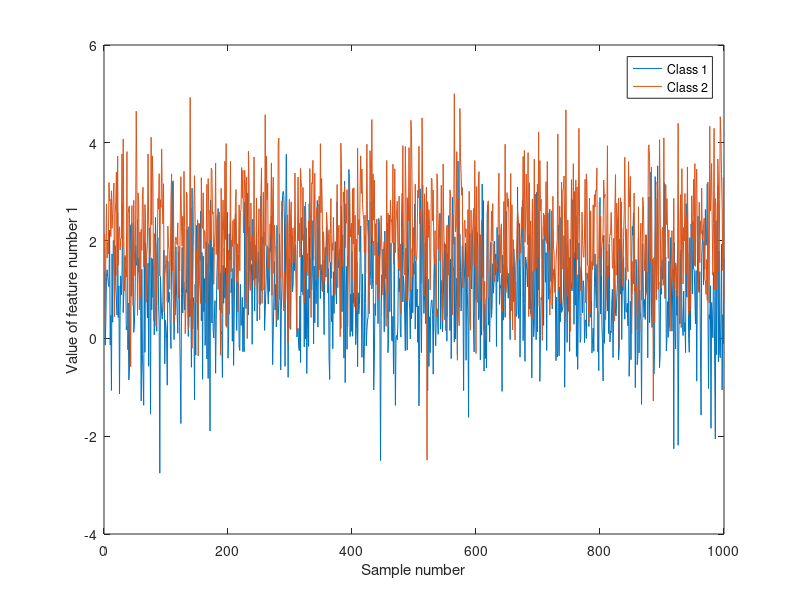

The MATLAB script that drew this image: (Note: this script raises an error after producing the figure.)
% Usage example for blrClassifier class
% The .blrClassifier folder must be in the MATLAB path

% Let's make a fake dataset
% we want to have 100 feature with a class specific average
numOfFeatures = 100;
numOfClass1Samples = 1000;
numOfClass2Samples = 1000;

% Prepare simulated data for the two classes
class1Average = 1;
class2Average = 2;
class1Data = class1Average + ones(numOfClass1Samples, numOfFeatures) .* randn(numOfClass1Samples, numOfFeatures);
class2Data = class2Average + ones(numOfClass1Samples, numOfFeatures) .* randn(numOfClass2Samples, numOfFeatures);

% Prepare labels for the two classes
class1Label = -1;
class2Label = +1;
class1Target = class1Label * ones(numOfClass1Samples, 1);
class2Target = class2Label * ones(numOfClass2Samples, 1);

% Visulizing first feature of train data
figure
plot([class1Data(:, 1) class2Data(:, 1)])
xlabel('Sample number');
ylabel('Value of feature number 1');
legend('Class 1', 'Class 2');

% Now let's creat a blrClassifier object
settings = struct(); % We want every setting to be set as diffault so settings will be an empty struct
blrClassifierObject = blrClassifier(settings);

% Now lets traing the classifier
trainData = [class1Data; class2Data]; % Vertically Concatenate the train data of the two classes
trainTarget = [class1Target; class2Target]; % Vertically Concatenate the target labels data of the two classes
blrClassifierObject.train(trainData, trainTarget);


% Now let's create some test data and classify them with the classifier
testDataAverages = [2; 2; 2; 1; 1; 1; 3; 4; 5; 0; -1; -2];
testData = repmat(testDataAverages, 1, numOfFeatures)  + ones(length(testDataAverages), numOfFeatures) .* randn(length(testDataAverages), numOfFeatures);
probabilities = blrClassifierObject.classify(testData);

disp(probabilities);
% probabilities =
% 
%          0    1.0000
%          0    1.0000
%          0    1.0000
%     1.0000         0
%     1.0000    0.0000
%     1.0000         0
%     0.5000    0.5000
%     0.5000    0.5000
%     0.5000    0.5000
%     0.5000    0.5000
%     0.5000    0.5000
%     0.5000    0.5000
